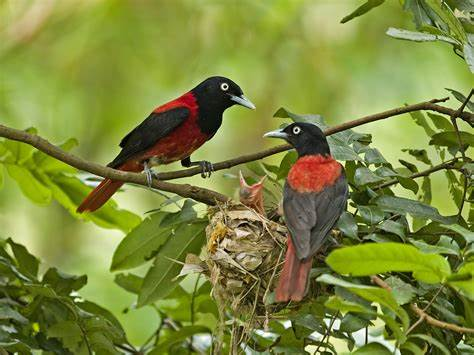
#> input picture HW5/OIP-C.jpg, 474 x 355 px
$ jupyter execute --allow-errors Untitled.ipynb   (older library calls are emulated)
#> lines starting #> are read from the running program, lines starting #| are printed output that depends on the picture; after the words box and inside, x2 and y2 are one past the last pixel; in counts of white or black regions, pixels touching at a corner belong together
[cell 1]
# PyWavelets - Wavelet Transforms in Python — PyWavelets Documentation
import pywt
import cv2
import numpy as np
from pywt import dwt2, idwt2, cwt
import matplotlib.pyplot as plt#用于显示图片

[cell 2]
##################################################################################
############################遍历图像，将高频点置0#################################
##################################################################################
def tool_Denoising(inputGrayPic,value):
    result = inputGrayPic

    height = result.shape[0]
    weight = result.shape[1]

    for row in range(height):
        for col in range(weight):
            result[row, col]
            if (abs(result[row, col]) > value):
#                 print(abs(result[row, col]))
                result[row, col] = 0#频率的数值0为低频
    return result

[cell 3]
#读取灰度图
img = cv2.imread('./OIP-C.jpg',0)
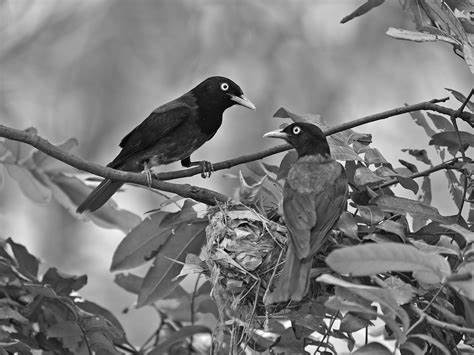
#> img: shape (355, 474); min 0, max 255, mean 124.1

#cA，cH,cV,cD 分别为近似分量(低频分量)、水平细节分量、垂直细节分量和对角细节分量
cA,(cH,cV,cD)=dwt2(img,'haar')#dwt2函数第二个参数指定小波基
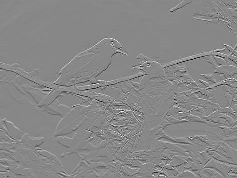
#> cH: shape (178, 237) float64; min -175, max 153.5, mean 0.1; drawn with min black and max white
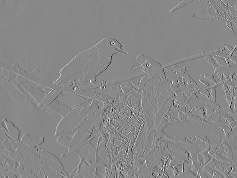
#> cV: shape (178, 237) float64; min -183, max 159.5, mean 0; drawn with min black and max white

plt.subplot(231), plt.imshow(img, 'gray'), plt.title('img')
plt.subplot(232), plt.imshow(cA, 'gray'), plt.title('ocA')
plt.subplot(233), plt.imshow(cH, 'gray'), plt.title('ocH')
plt.subplot(234), plt.imshow(cV, 'gray'), plt.title('ocV')
plt.subplot(235), plt.imshow(cD, 'gray'), plt.title('ocD')
#> (the rest of this cell did not finish here and is left out)

[cell 4]
#设置去噪阈值。因为噪音一般都是高频信息，遍历像素，将VALUE的像素点置0
VALUE = 60
#处理低频
# cA = tool_Denoising(cA,100)
#处理水平高频
cH = tool_Denoising(cH,VALUE)
#> after the loop in tool_Denoising, `for row in range(height):`:
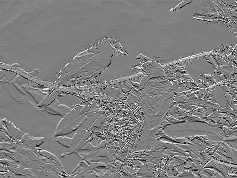
#> result: shape (178, 237) float64; 2.03% of pixels changed, all inside (x1, y1, x2, y2) = (0, 4, 237, 177); drawn with min black and max white
#处理垂直高频
cV = tool_Denoising(cV,VALUE)
#> call 2 of tool_Denoising, with value = 60
#> after the loop in tool_Denoising (call 2), `for row in range(height):`:
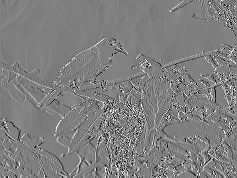
#> result: shape (178, 237) float64; 1.34% of pixels changed, all inside (x1, y1, x2, y2) = (3, 0, 236, 178); drawn with min black and max white
#处理对角线高频
cD = tool_Denoising(cD,VALUE)
#> call 3 of tool_Denoising, with value = 60
#> after the loop in tool_Denoising (call 3), `for row in range(height):`:
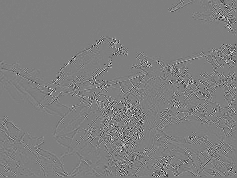
#> result: shape (178, 237) float64; min -59.5, max 60, mean 0; drawn with min black and max white
#重构图像
rebuild1 = idwt2((cA,(cH,cV,cD)), 'haar')
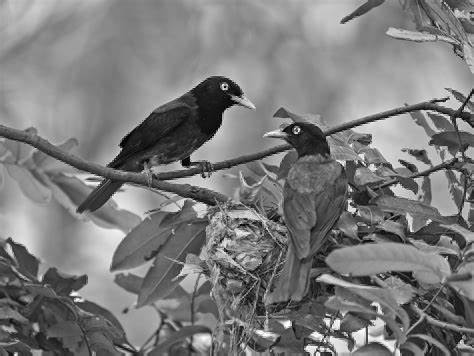
#> rebuild1: shape (356, 474) float64; min -1.07e-14, max 255, mean 124; drawn with min black and max white

plt.subplot(111), plt.imshow(rebuild1, 'gray'), plt.title('rebuild')
plt.show()

[cell 5]
# 通过pywt.threshold 的方式实现去噪
# cA,(cH,cV,cD)=dwt2(img,'haar')#dwt2函数第二个参数指定小波基
cA = pywt.threshold(cA, 6)
cH = pywt.threshold(cH, 6)
cV = pywt.threshold(cV, 6)
cD = pywt.threshold(cD, 6)

rebuild2 = idwt2((cA,(cH,cV,cD)), 'haar')
plt.subplot(131), plt.imshow(img, 'gray'), plt.title('original')
plt.subplot(132), plt.imshow(rebuild2, 'gray'), plt.title('rebuild')
plt.subplot(133), plt.imshow(rebuild1, 'gray'), plt.title('rebuild')
plt.savefig("img.png")

## 基于边缘的图像分割

[cell 6]
# Reference: https://blog.csdn.net/AI_girl/article/details/114899815
#roberts算子
kernelx = np.array([[-1, 0], [0, 1]], dtype= int)
kernely = np.array([[0, -1], [1, 0]], dtype= int)
x = cv2.filter2D(img, cv2.CV_16S, kernelx)
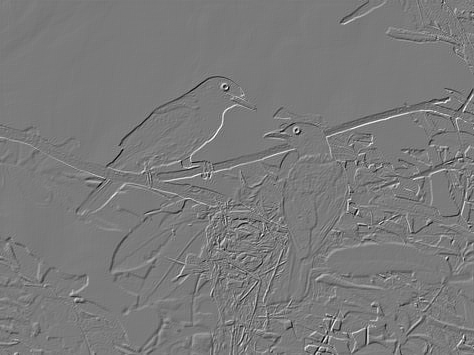
#> x: shape (355, 474) int16; min -208, max 224, mean -0.2; drawn with min black and max white
y = cv2.filter2D(img, cv2.CV_16S, kernely)
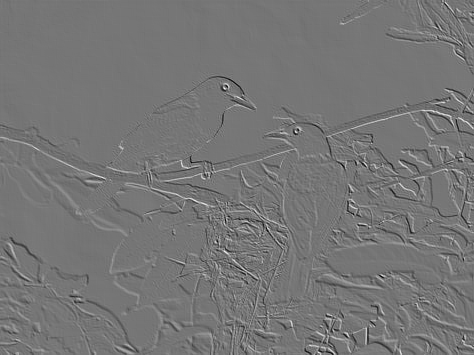
#> y: shape (355, 474) int16; min -217, max 251, mean -0.1; drawn with min black and max white

#转uint8
absX = cv2.convertScaleAbs(x)
absY = cv2.convertScaleAbs(y)

#加权和
Roberts = cv2.addWeighted(absX, 0.5, absY, 0.5, 0)
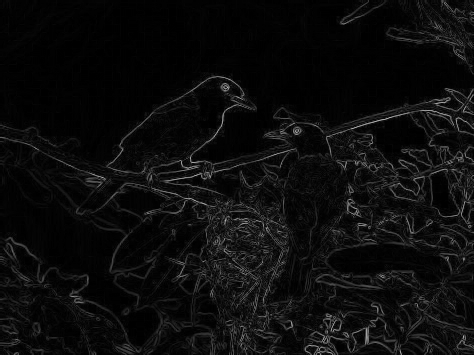
#> Roberts: shape (355, 474); min 0, max 183, mean 12.2

plt.subplot(1, 2, 1), plt.imshow(img, 'gray')
plt.subplot(1, 2, 2), plt.imshow(Roberts, 'gray')
